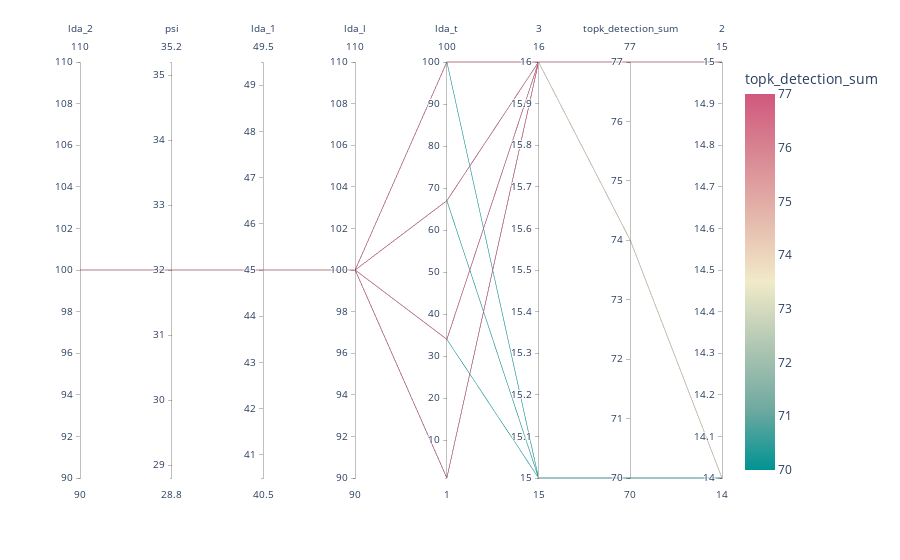

Write notebook code for a chart like this one.
### Code cell
fig = px.parallel_coordinates(df, color="topk_detection_sum",
                              dimensions=['lda_2', 'psi', 'lda_1',
                                          'lda_l', 'lda_t', '3','topk_detection_sum', '2'], #'0.014','0.07','0.14','0.3',
                              color_continuous_scale=px.colors.diverging.Tealrose)
fig.show()

### Figure 1 — Plotly figure (JSON) as saved in the notebook; plotly's stock layout.template omitted (floating-point values rounded to 4 significant figures)
{"data": [{"dimensions": [{"label": "lda_2", "values": [100, 100, 100, 100, 100, 100, 100, 100, 100, 100, 100, 100, 100, 100, 100, 100, 100, 100, 100, 100, 100, 100]}, {"label": "psi", "values": [32, 32, 32, 32, 32, 32, 32, 32, 32, 32, 32, 32, 32, 32, 32, 32, 32, 32, 32, 32, 32, 32]}, {"label": "lda_1", "values": [45, 45, 45, 45, 45, 45, 45, 45, 45, 45, 45, 45, 45, 45, 45, 45, 45, 45, 45, 45, 45, 45]}, {"label": "lda_l", "values": [100, 100, 100, 100, 100, 100, 100, 100, 100, 100, 100, 100, 100, 100, 100, 100, 100, 100, 100, 100, 100, 100]}, {"label": "lda_t", "values": [100, 100, 100, 100, 100, 100, 67, 67, 67, 67, 67, 67, 34, 34, 34, 34, 34, 34, 1, 1, 1, 1]}, {"label": "3", "values": [16, 16, 16, 16, 16, 15, 16, 16, 16, 16, 16, 15, 16, 16, 16, 16, 16, 15, 16, 16, 16, 16]}, {"label": "topk_detection_sum", "values": [77, 77, 77, 74, 77, 70, 77, 77, 77, 74, 77, 70, 77, 77, 77, 74, 77, 70, 77, 77, 77, 74]}, {"label": "2", "values": [15, 15, 15, 14, 15, 14, 15, 15, 15, 14, 15, 14, 15, 15, 15, 14, 15, 14, 15, 15, 15, 14]}], "domain": {"x": [0, 1], "y": [0, 1]}, "line": {"color": [77, 77, 77, 74, 77, 70, 77, 77, 77, 74, 77, 70, 77, 77, 77, 74, 77, 70, 77, 77, 77, 74], "coloraxis": "coloraxis"}, "name": "", "type": "parcoords"}], "layout": {"coloraxis": {"colorbar": {"title": {"text": "topk_detection_sum"}}, "colorscale": [[0, "rgb(0, 147, 146)"], [0.1667, "rgb(114, 170, 161)"], [0.3333, "rgb(177, 199, 179)"], [0.5, "rgb(241, 234, 200)"], [0.6667, "rgb(229, 185, 173)"], [0.8333, "rgb(217, 137, 148)"], [1, "rgb(208, 88, 126)"]]}, "legend": {"tracegroupgap": 0}, "margin": {"t": 60}}}
